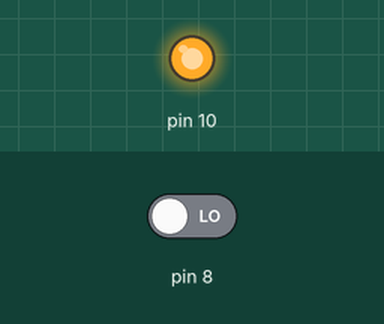
Bench run of a sketch on a simulated Arduino Uno, built with avr-gcc and run on an emulated ATmega328P. Parts: output pins drawn as LEDs (lit = HIGH). The inputs (shaded band) are chosen by the test bench; at power-on: pin 8 LOW. What the sketch prints to the serial monitor is not drawn.

Above: at 1.2 s.
1.3 s: pin 8 driven HIGH
At 2.5 s:
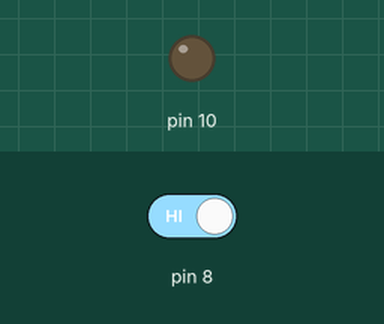
2.8 s: pin 8 driven LOW
At 3.7 s:
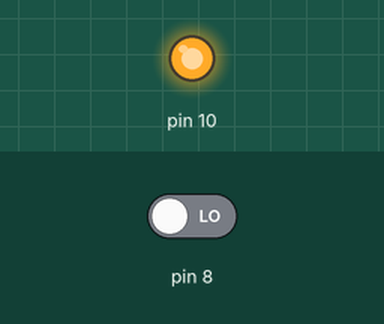
Timing chart, 0 to 5.8 s (numbered marks = the images above; inputs shaded):
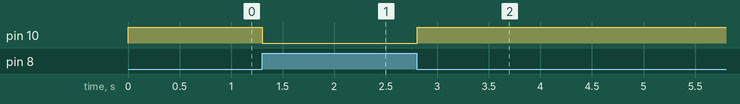

Measured:
- after the input at 1.3 s, pin 10: HIGH → LOW at once
- after the input at 2.8 s, pin 10: LOW → HIGH at once

The sketch:

a02_led_sw.ino
```cpp
#define PORT10  10;
#define PORT8   8;
unsigned int sw = PORT8;
unsigned int led = PORT10;
unsigned int curent;
void setup() {
  // put your setup code here, to run once:
  Serial.begin(9600);

  pinMode(sw ,INPUT);
  pinMode(led, OUTPUT);
}

void loop() {
  // put your main code here, to run repeatedly:

   curent = digitalRead(sw);

  Serial.println(curent);

  if(digitalRead(sw) == HIGH){
    digitalWrite(led, LOW);
  } else{
    digitalWrite(led, HIGH);
  }
}
```
